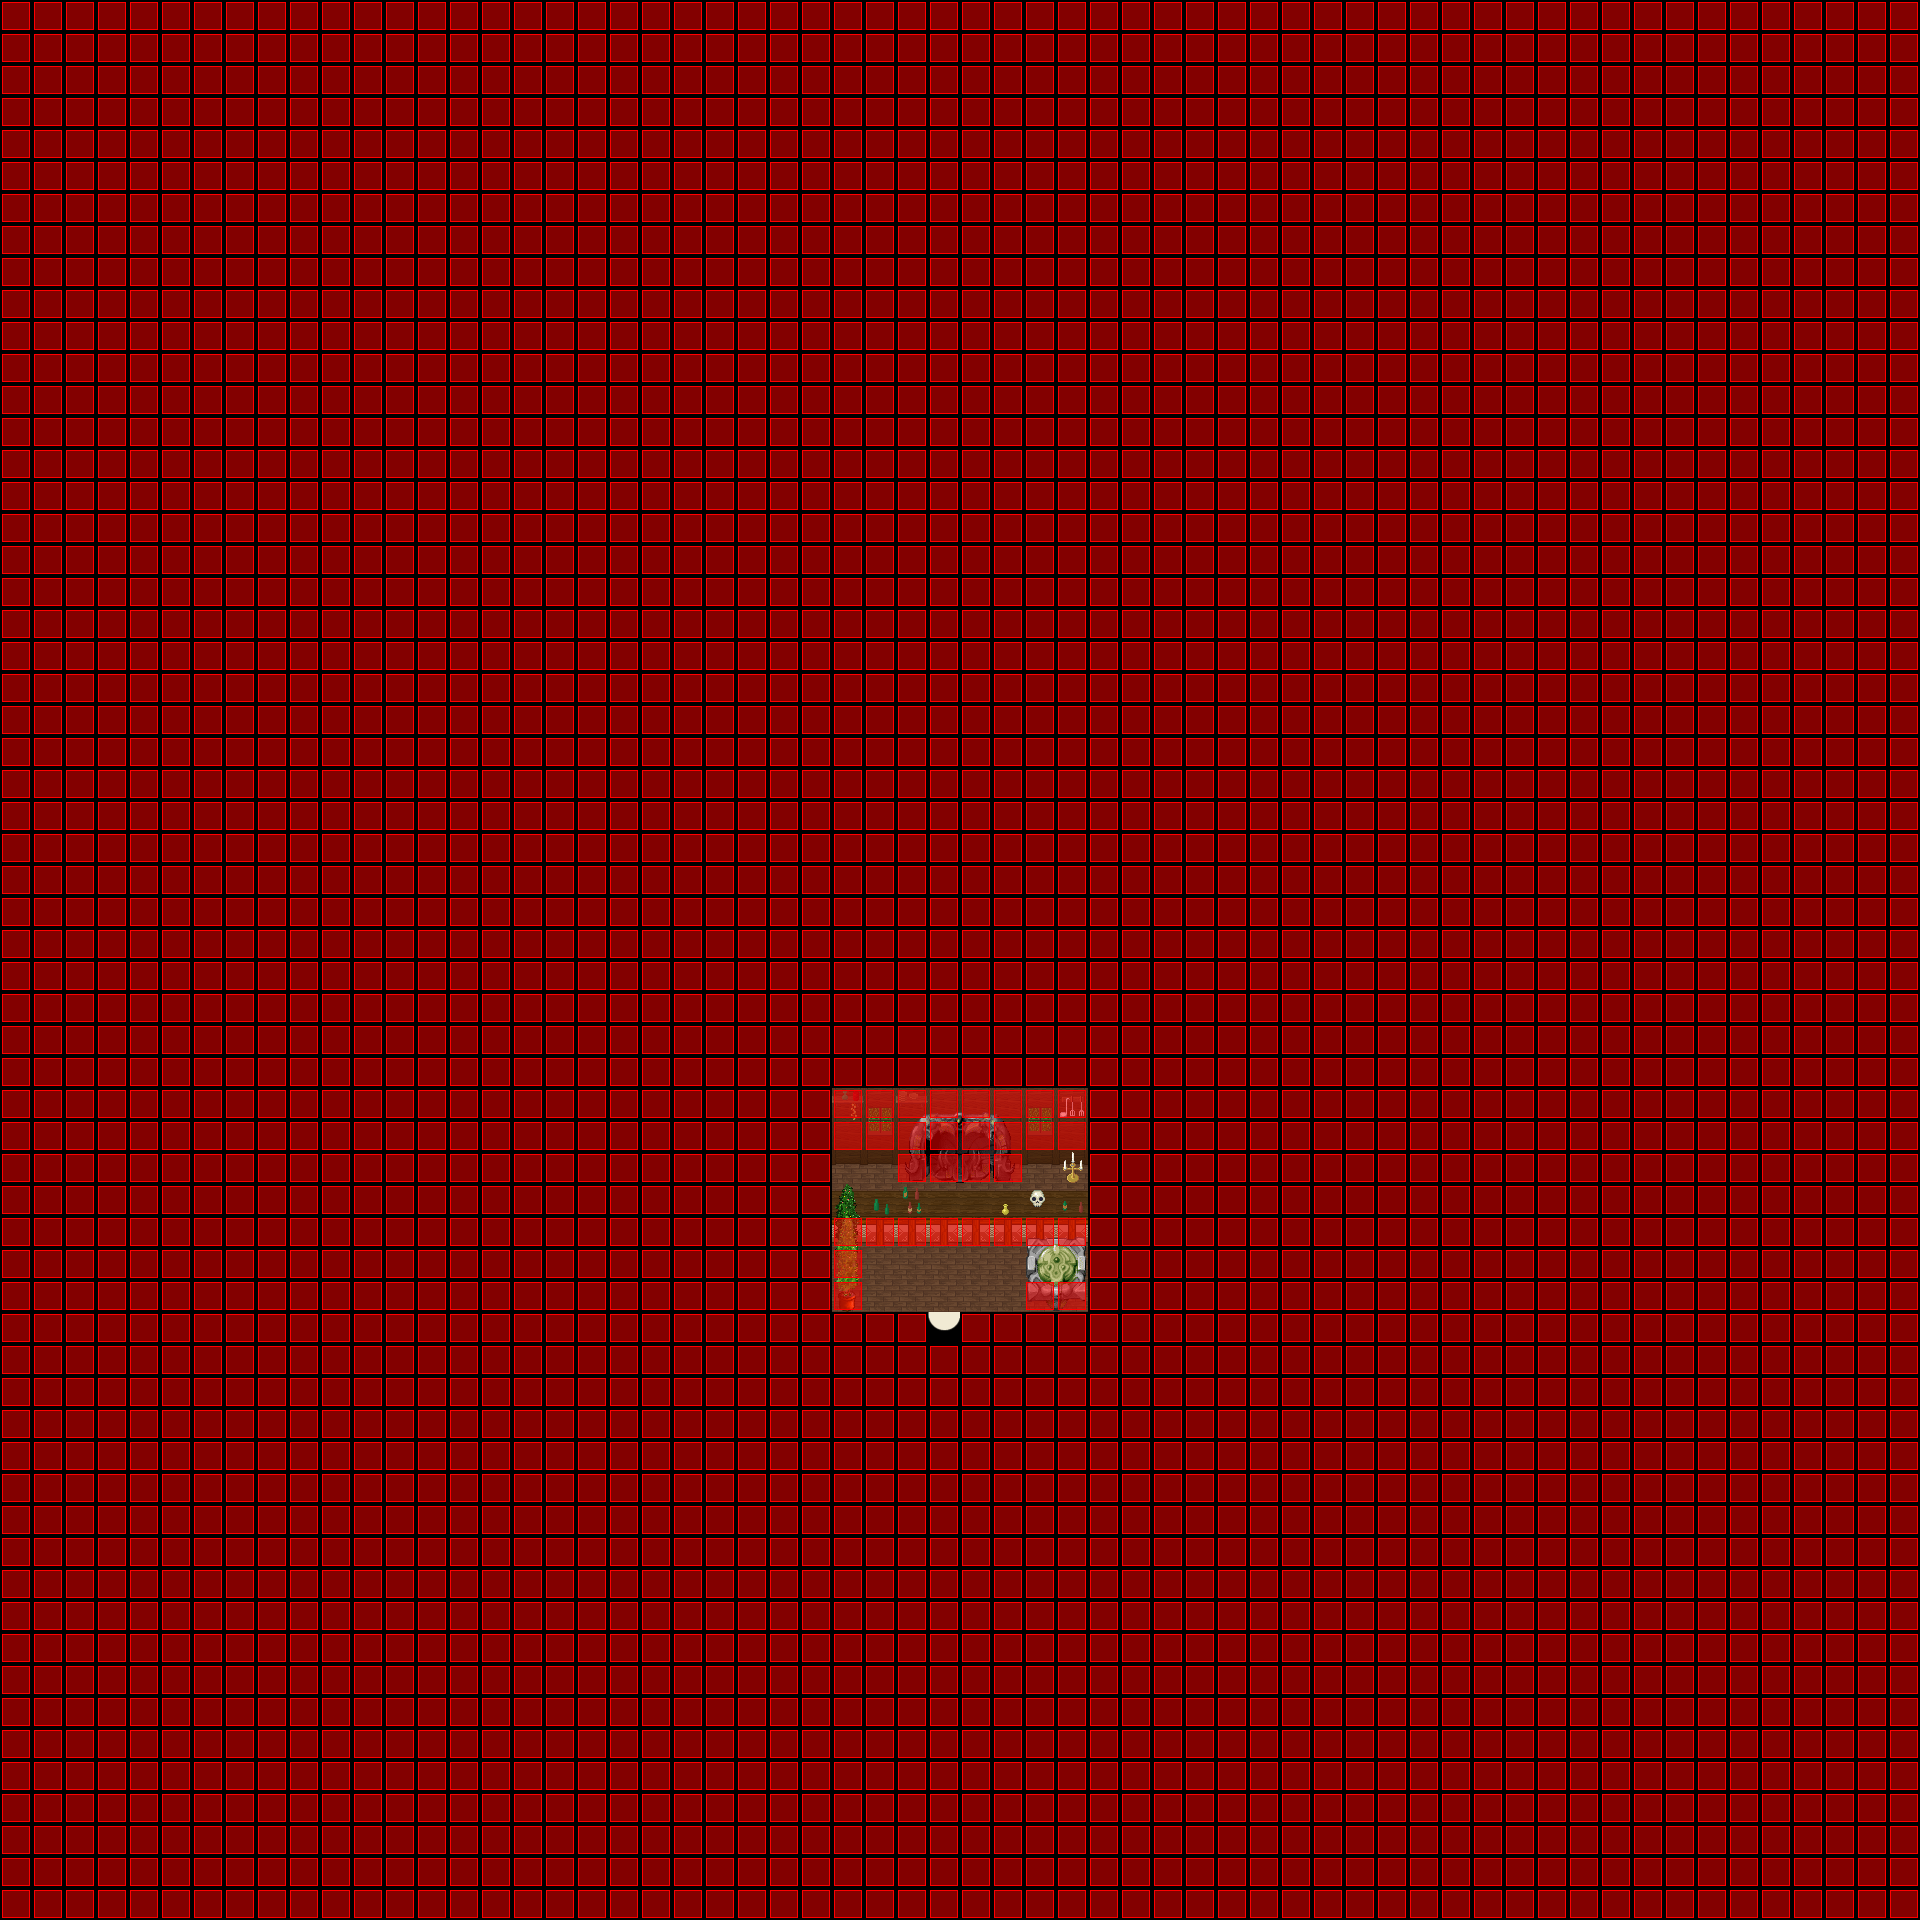

Rendered tile map (Tiled .tmx) drawn with the repository's tilesets; below, a short description and the map source with its tile grids summarised:
An orthogonal 60x60 tile map with 32x32 px tiles, 6 tile layers (Ground, Ground, Ground, Fringe, ...), 6 tilesets and 2 objects (SCRIPT, WARP).

<map version="1.0" orientation="orthogonal" width="60" height="60" tilewidth="32" tileheight="32">
 <properties>
  <property name="music" value="faith.ogg" />
 </properties>
 <tileset firstgid="1" name="indoor3_32_32" tilewidth="32" tileheight="32">
  <image source="../graphics/tiles/indoor3_32_32.png" width="1024" height="1024" />
 </tileset>
 <tileset firstgid="1025" name="indoor2_32_32" tilewidth="32" tileheight="32">
  <image source="../graphics/tiles/indoor2_32_32.png" width="1024" height="1024" />
 </tileset>
 <tileset firstgid="2049" name="collision1_32_32" tilewidth="32" tileheight="32">
  <image source="../graphics/tiles/collision1_32_32.png" width="1024" height="1024" />
 </tileset>
 <tileset firstgid="3073" name="desert1_32_32" tilewidth="32" tileheight="32">
  <image source="../graphics/tiles/desert1_32_32.png" width="1024" height="1024" />
 </tileset>
 <tileset firstgid="4097" name="indoor2_32_64" tilewidth="32" tileheight="64">
  <image source="../graphics/tiles/indoor2_32_64.png" width="1024" height="1024" />
 </tileset>
 <tileset firstgid="4609" name="indoor2_32_96" tilewidth="32" tileheight="96">
  <image source="../graphics/tiles/indoor2_32_96.png" width="1024" height="960" />
 </tileset>
 <layer name="Ground" width="60" height="60">
  <data>[3600 cells, 3600 non-empty, 3 distinct tile ids]</data>
 </layer>
 <layer name="Ground" width="60" height="60">
  <data>[3600 cells, 24 non-empty, 5 distinct tile ids]</data>
 </layer>
 <layer name="Ground" width="60" height="60">
  <data>[3600 cells, 2 non-empty, 2 distinct tile ids]</data>
 </layer>
 <layer name="Fringe" width="60" height="60">
  <data>[3600 cells, 16 non-empty, 9 distinct tile ids]</data>
 </layer>
 <layer name="Over" width="60" height="60">
  <data>[3600 cells, 7 non-empty, 7 distinct tile ids]</data>
 </layer>
 <layer name="Collision" width="60" height="60">
  <data>[3600 cells, 3575 non-empty, 1 distinct tile ids]</data>
 </layer>
 <objectgroup name="Object" width="60" height="60">
  <object name="External Map Events" type="SCRIPT" x="0" y="0">
   <properties>
    <property name="FILENAME" value="scripts/maps/iw-lauria-pharmacy-o00-o00-o00.lua" />
   </properties>
  </object>
  <object name="Warp to ow-p2-p4" type="WARP" x="928" y="1312" width="32" height="32">
   <properties>
    <property name="DEST_MAP" value="ow-p0002-p0004-o0000" />
    <property name="DEST_X" value="5488" />
    <property name="DEST_Y" value="3552" />
   </properties>
  </object>
 </objectgroup>
</map>
